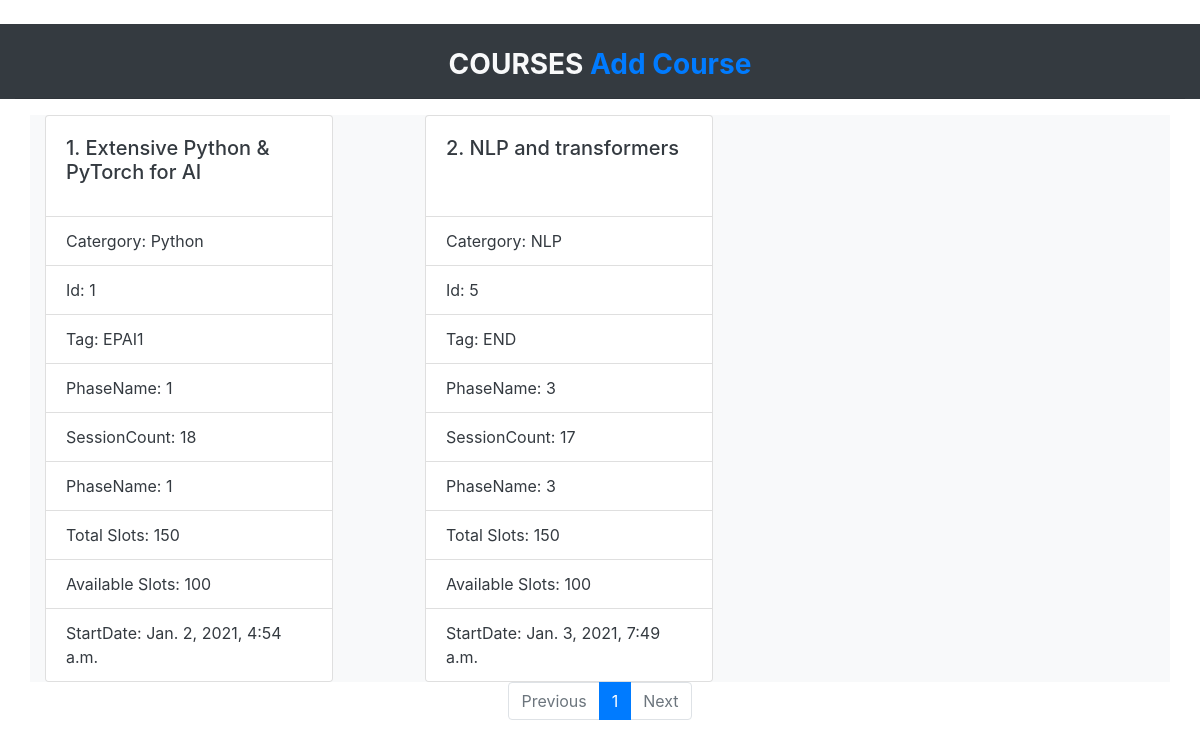
Page /?page=2 on the earlier database version.
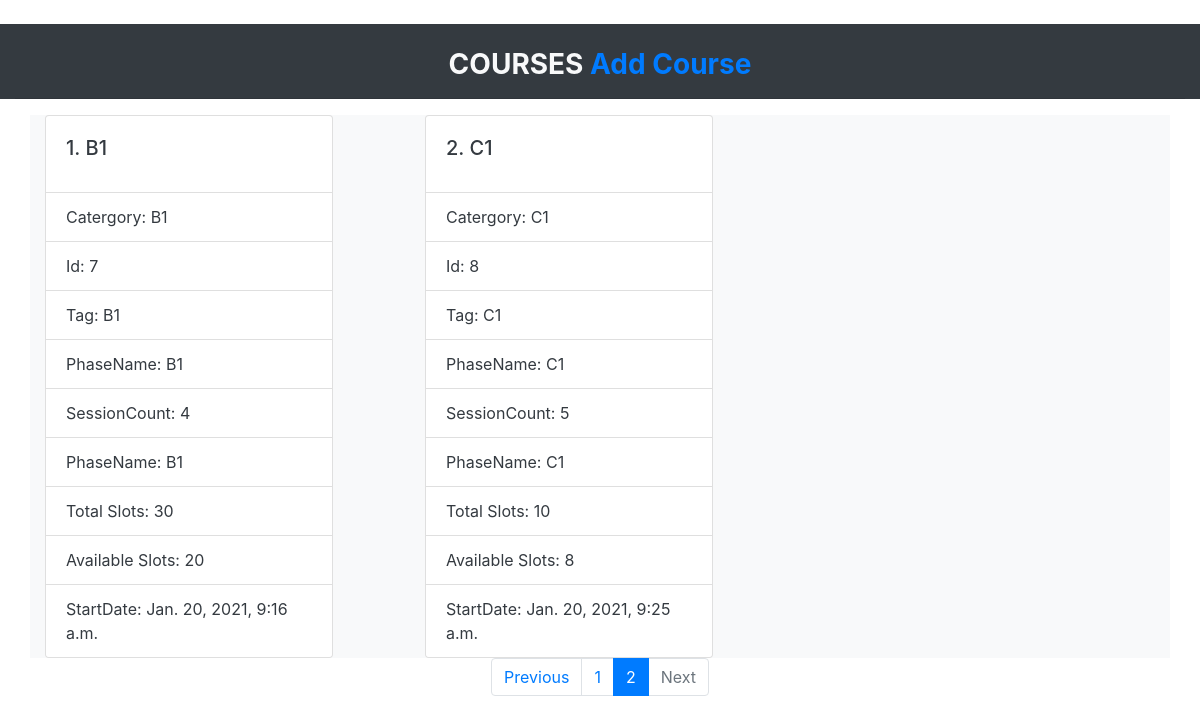
Same page on the later database version.
### lmx/models.py (models this page shows, shortened)
class Course(models.Model):
    courseTag = models.CharField(max_length=6)
    courseName = models.CharField(max_length=40)
    categoryName = models.CharField(max_length=10)
    phaseName = models.CharField(max_length=3)
    sessionCount = models.IntegerField()
    total_slots = models.IntegerField()
    available_slots = models.IntegerField()
    startDateTime = models.DateTimeField(auto_now_add=True)

### lmx/views.py (the view)
# urls.py: path('',views.course_list,name='index'),
def course_list(request):
    course = Course.objects.all()
    paginator = Paginator(course, 3)
    page_number = request.GET.get('page')
    page_obj = paginator.get_page(page_number)
    return render(request,'lmx/course_list.html', {'course_list': page_obj})

### templates/lmx/course_list.html (shortened to what this page needs)
<!DOCTYPE html>
{% load static %}
<html lang="en" dir="ltr">
  <head>
    <link rel="stylesheet" href="{% static "css/lmx.css" %}">
    <link rel="stylesheet" href="https://maxcdn.bootstrapcdn.com/bootstrap/4.0.0/css/bootstrap.min.css">
  </head>
  <body>
    <br>
    <div class="container-fluid bg-dark text-light">
      <br><h3 class="font-weight-bold text-center">COURSES
      <a href="create/">Add Course</a></h3>
      <hr>
    </div>
      <div class="container bg-light text-dark">
        <div class="row">
        {% for course in course_list %}
          <div class="col-md-4 d-flex align-items-stretch">
            <div class="card" style="width: 18rem;">
              <div class="card-body">
                <h5 class="card-title">{{ forloop.counter0|add:"1" }}. {{ course.courseName }}</h5>
              </div>
              <ul class="list-group list-group-flush">
                <li class="list-group-item">Catergory: {{course.categoryName}}</li>
                <li class="list-group-item">Id: {{course.id}}</li>
                <li class="list-group-item">Tag: {{course.courseTag}}</li>
                <li class="list-group-item">PhaseName: {{course.phaseName}}</li>
                <li class="list-group-item">SessionCount: {{course.sessionCount}}</li>
                <li class="list-group-item">PhaseName: {{course.phaseName}}</li>
                <li class="list-group-item">Total Slots: {{course.total_slots}}</li>
                <li class="list-group-item">Available Slots: {{course.available_slots}}</li>
                <li class="list-group-item">StartDate: {{course.startDateTime}}</li>
              </ul>
            </div>
          </div>
            {% endfor %}
    </div>
  </div>
    <nav aria-label="Page navigation example">
      <ul class="pagination justify-content-center">
        {% if course_list.has_previous %}
          <li class="page-item">
            <a class="page-link" href="?page={{ movies.previous_page_number }}">Previous</a>
          </li>
        {% else %}
          <li class="page-item disabled">
            <a class="page-link" href="#" tabindex="-1" aria-disabled="true">Previous</a>
          </li>
        {% endif %}
        {% for i in course_list.paginator.page_range %}
          {% if course_list.number == i %}
            <li class="page-item active" aria-current="page">
              <span class="page-link">
                {{ i }}
              </span>
            </li>
          {% else %}
            <li class="page-item"><a class="page-link" href="?page={{ i }}">{{ i }}</a></li>
          {% endif %}
        {% endfor %}
        {% if course_list.has_next %}
          <li class="page-item">
            <a class="page-link" href="?page={{ course_list.next_page_number }}">Next</a>
          </li>
        {% else %}
          <li class="page-item disabled">
            <a class="page-link" href="#" tabindex="-1" aria-disabled="true">Next</a>
          </li>
        {% endif %}
      </ul>
    </nav>
  </body>
</html>

Differences in the rows shown:
no longer on this page (row unchanged): Course: courseName "Extensive Python & PyTorch for AI", categoryName "Python", id "1", courseTag "EPAI1", phaseName "1", sessionCount "18", total_slots "150", available_slots "100", startDateTime "Jan. 2, 2021, 4:54 a.m."
no longer on this page (row unchanged): Course: courseName "NLP and transformers", categoryName "NLP", id "5", courseTag "END", phaseName "3", sessionCount "17", total_slots "150", available_slots "100", startDateTime "Jan. 3, 2021, 7:49 a.m."
added Course: courseName "B1", categoryName "B1", id "7", courseTag "B1", phaseName "B1", sessionCount "4", total_slots "30", available_slots "20", startDateTime "Jan. 20, 2021, 9:16 a.m."
added Course: courseName "C1", categoryName "C1", id "8", courseTag "C1", phaseName "C1", sessionCount "5", total_slots "10", available_slots "8", startDateTime "Jan. 20, 2021, 9:25 a.m."
Other differences:
list line gone: "1"
new list line: "1"
new list line: "2"
